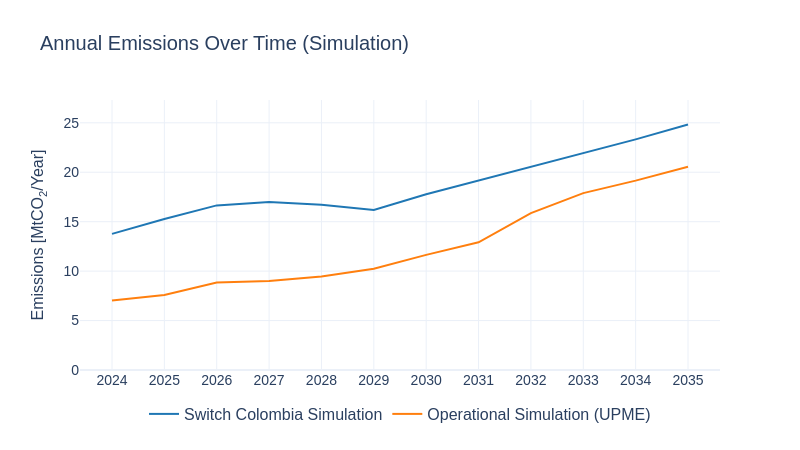

Write notebook code for a chart like this one.
### Code cell
sw.scenarios.annual_emissions_combined(
    dataframes=[em_sw, em_upme],
    x_axis='PERIOD',
    y_axis='AnnualEmissions_MtCO2_per_yr',
    labels=['Switch Colombia Simulation', 'Operational Simulation (UPME)'],
    colors=['#1f77b4', '#ff7f0e'],
    folder=scenario_name,
    title=scenario_name
)

### Figure 1 — Plotly figure (JSON) as saved in the notebook; plotly's stock layout.template omitted (floating-point values rounded to 4 significant figures)
{"data": [{"line": {"color": "#1f77b4"}, "mode": "lines+text", "name": "Switch Colombia Simulation", "type": "scatter", "x": [2024, 2025, 2026, 2027, 2028, 2029, 2030, 2031, 2032, 2033, 2034, 2035], "y": [13.77, 15.28, 16.65, 16.98, 16.71, 16.18, 17.78, 19.17, 20.58, 22.01, 23.32, 24.82]}, {"line": {"color": "#ff7f0e"}, "mode": "lines+text", "name": "Operational Simulation (UPME)", "type": "scatter", "x": [2024, 2025, 2026, 2027, 2028, 2029, 2030, 2031, 2032, 2033, 2034, 2035], "y": [7.02, 7.59, 8.84, 8.99, 9.45, 10.24, 11.64, 12.91, 15.86, 17.89, 19.15, 20.56]}], "layout": {"font": {"family": "Arial", "size": 16}, "height": 450, "legend": {"orientation": "h", "x": 0.5, "xanchor": "center", "y": -0.1}, "showlegend": true, "title": {"font": {"family": "Arial", "size": 20}, "text": "Annual Emissions Over Time (Simulation)"}, "width": 800, "xaxis": {"tickfont": {"family": "Arial", "size": 14}, "tickvals": [2024, 2025, 2026, 2027, 2028, 2029, 2030, 2031, 2032, 2033, 2034, 2035], "title": {"font": {"family": "Arial", "size": 18}, "text": ""}}, "yaxis": {"range": [0, 27.31], "tickfont": {"family": "Arial", "size": 14}, "title": {"font": {"family": "Arial", "size": 16}, "text": "Emissions [MtCO<sub>2</sub>/Year]"}}}}
